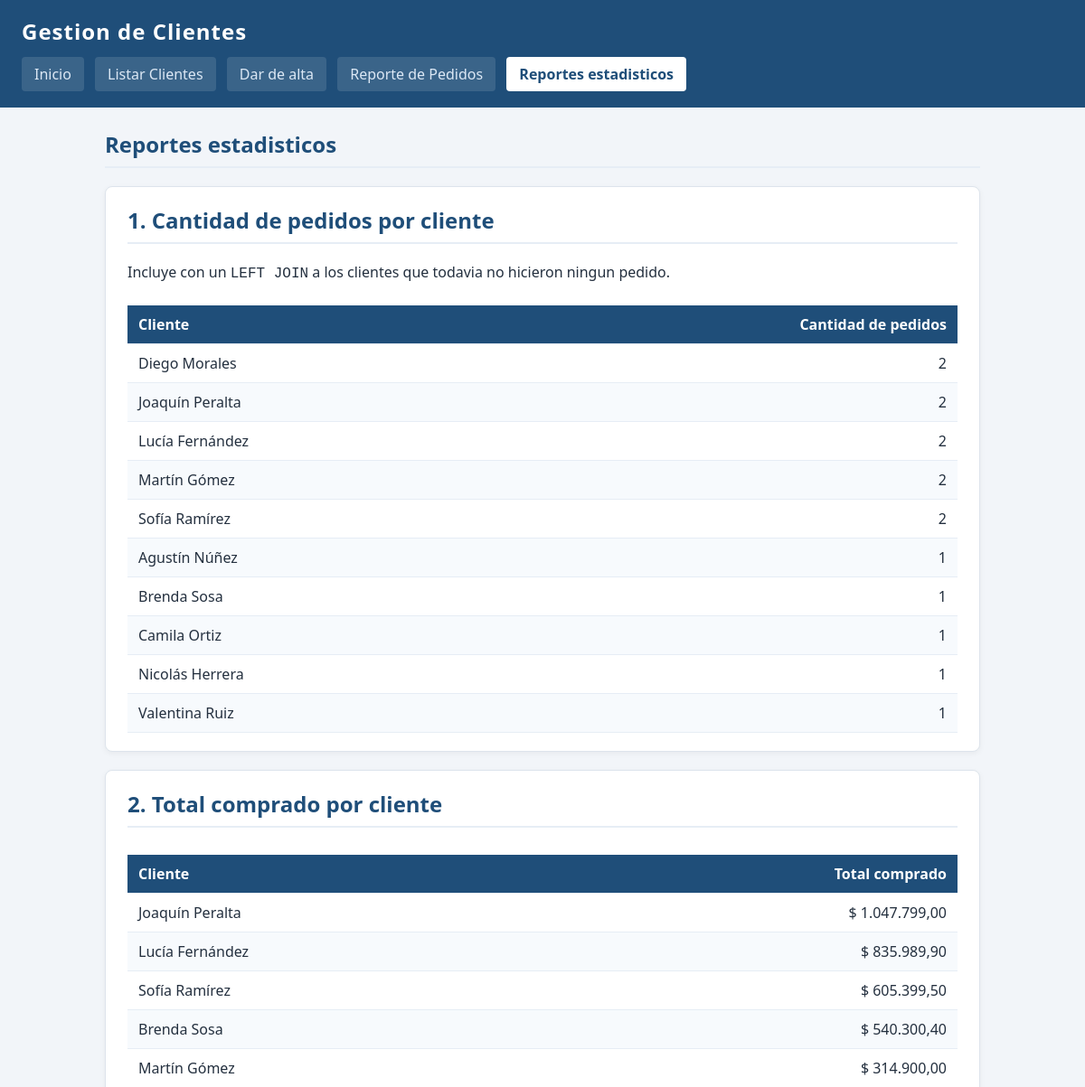
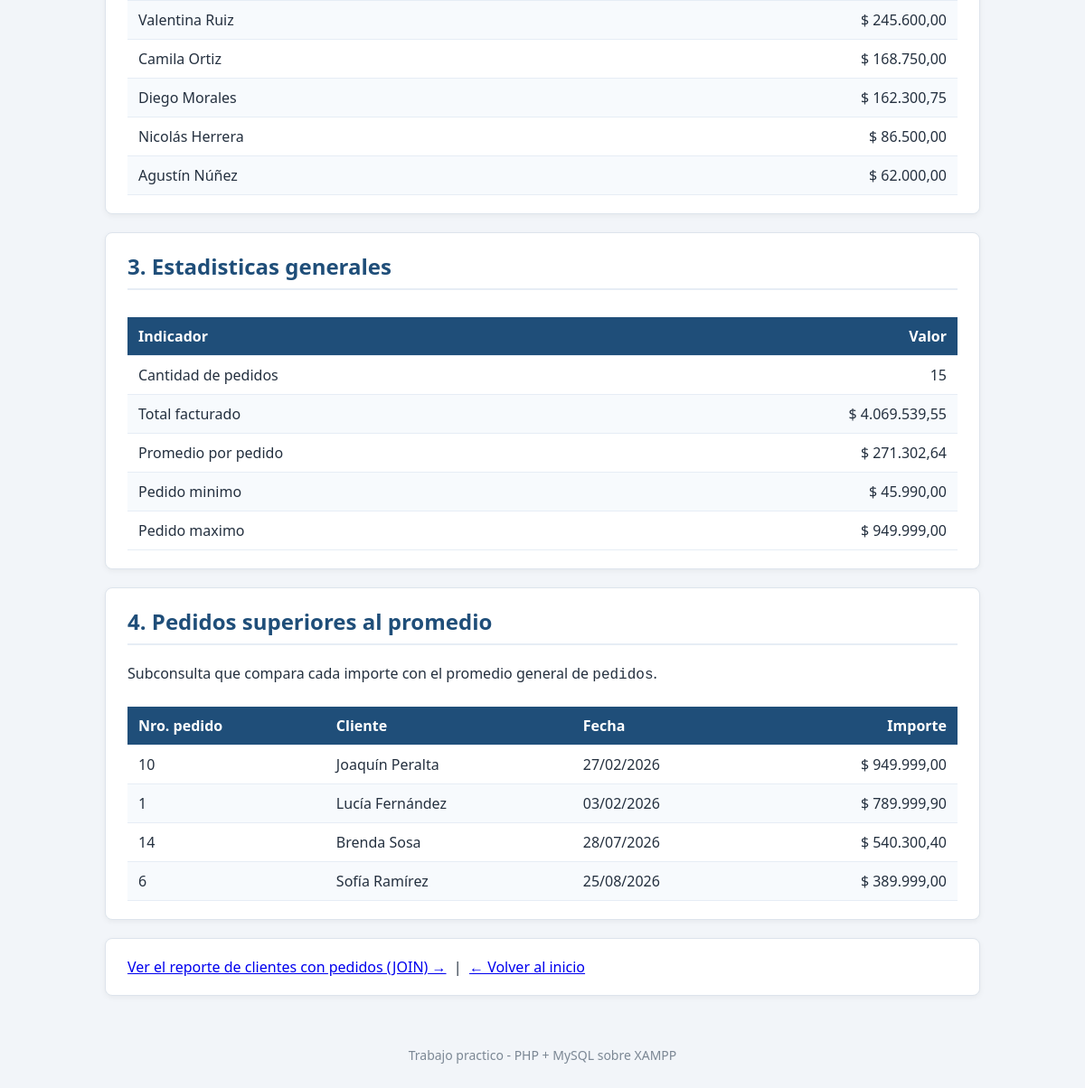
The app's page /reportes.php with its own data (2 pictures, top to bottom).
### tables this page shows
CREATE TABLE `clientes` (
  `id` int(11) NOT NULL,
  `nombre` varchar(80) NOT NULL,
  `email` varchar(120) NOT NULL,
  `telefono` varchar(30) DEFAULT NULL,
  `ciudad` varchar(60) DEFAULT NULL,
  `fecha_alta` date NOT NULL
);

CREATE TABLE `pedidos` (
  `id` int(11) NOT NULL,
  `cliente_id` int(11) NOT NULL,
  `descripcion` varchar(150) NOT NULL,
  `importe` decimal(10,2) NOT NULL,
  `fecha_pedido` date NOT NULL
);

### reportes.php (the view, shortened to what this page needs)
<?php
require_once 'funciones.php';
$conexion = obtener_conexion();
$sql1 = "SELECT c.id, c.nombre, COUNT(p.id) AS cantidad_pedidos
         FROM clientes c
         LEFT JOIN pedidos p ON c.id = p.cliente_id
         GROUP BY c.id, c.nombre
         ORDER BY cantidad_pedidos DESC, c.nombre ASC";
$reporte1 = $conexion->query($sql1)->fetchAll();
$sql2 = "SELECT c.id, c.nombre, COALESCE(SUM(p.importe), 0) AS total_compras
         FROM clientes c
         LEFT JOIN pedidos p ON c.id = p.cliente_id
         GROUP BY c.id, c.nombre
         ORDER BY total_compras DESC, c.nombre ASC";
$reporte2 = $conexion->query($sql2)->fetchAll();
$sql3 = "SELECT COUNT(*)                  AS cantidad,
                COALESCE(SUM(importe), 0) AS total,
                COALESCE(AVG(importe), 0) AS promedio,
                COALESCE(MIN(importe), 0) AS minimo,
                COALESCE(MAX(importe), 0) AS maximo
         FROM pedidos";
$estadisticas = $conexion->query($sql3)->fetch();
$sql4 = "SELECT p.id, c.nombre, p.fecha_pedido, p.importe
         FROM pedidos p
         INNER JOIN clientes c ON c.id = p.cliente_id
         WHERE p.importe > (SELECT AVG(importe) FROM pedidos)
         ORDER BY p.importe DESC";
$reporte4 = $conexion->query($sql4)->fetchAll();
?>
<h2>Reportes estadisticos</h2>
<div class="tarjeta">
    <h2>1. Cantidad de pedidos por cliente</h2>
    <p>Incluye con un <code>LEFT JOIN</code> a los clientes que todavia no
       hicieron ningun pedido.</p>
    <div class="tabla-envoltura">
        <table>
            <thead>
                <tr>
                    <th>Cliente</th>
                    <th class="numero">Cantidad de pedidos</th>
                </tr>
            </thead>
            <tbody>
            <?php foreach ($reporte1 as $fila) { ?>
                <tr>
                    <td><?= e($fila['nombre']) ?></td>
                    <td class="numero"><?= e($fila['cantidad_pedidos']) ?></td>
                </tr>
            <?php } ?>
            </tbody>
        </table>
    </div>
</div>
<div class="tarjeta">
    <h2>2. Total comprado por cliente</h2>
    <div class="tabla-envoltura">
        <table>
            <thead>
                <tr>
                    <th>Cliente</th>
                    <th class="numero">Total comprado</th>
                </tr>
            </thead>
            <tbody>
            <?php foreach ($reporte2 as $fila) { ?>
                <tr>
                    <td><?= e($fila['nombre']) ?></td>
                    <td class="numero">$ <?= e(number_format((float) $fila['total_compras'], 2, ',', '.')) ?></td>
                </tr>
            <?php } ?>
            </tbody>
        </table>
    </div>
</div>
<div class="tarjeta">
    <h2>3. Estadisticas generales</h2>
    <div class="tabla-envoltura">
        <table>
            <thead>
                <tr>
                    <th>Indicador</th>
                    <th class="numero">Valor</th>
                </tr>
            </thead>
            <tbody>
                <tr>
                    <td>Cantidad de pedidos</td>
                    <td class="numero"><?= e($estadisticas['cantidad']) ?></td>
                </tr>
                <tr>
                    <td>Total facturado</td>
                    <td class="numero">$ <?= e(number_format((float) $estadisticas['total'], 2, ',', '.')) ?></td>
                </tr>
                <tr>
                    <td>Promedio por pedido</td>
                    <td class="numero">$ <?= e(number_format((float) $estadisticas['promedio'], 2, ',', '.')) ?></td>
                </tr>
                <tr>
                    <td>Pedido minimo</td>
                    <td class="numero">$ <?= e(number_format((float) $estadisticas['minimo'], 2, ',', '.')) ?></td>
                </tr>
                <tr>
                    <td>Pedido maximo</td>
                    <td class="numero">$ <?= e(number_format((float) $estadisticas['maximo'], 2, ',', '.')) ?></td>
                </tr>
            </tbody>
        </table>
    </div>
</div>
<div class="tarjeta">
    <h2>4. Pedidos superiores al promedio</h2>
    <p>Subconsulta que compara cada importe con el promedio general de
       <code>pedidos</code>.</p>
    <?php if (count($reporte4) === 0) { ?>
        <p>Todavia no hay pedidos superiores al promedio.</p>
    <?php } else { ?>
        <div class="tabla-envoltura">
            <table>
                <thead>
                    <tr>
                        <th>Nro. pedido</th>
                        <th>Cliente</th>
                        <th>Fecha</th>
                        <th class="numero">Importe</th>
                    </tr>
                </thead>
                <tbody>
                <?php foreach ($reporte4 as $fila) { ?>
                    <tr>
                        <td><?= e($fila['id']) ?></td>
                        <td><?= e($fila['nombre']) ?></td>
                        <td><?= e(date('d/m/Y', strtotime($fila['fecha_pedido']))) ?></td>
                        <td class="numero">$ <?= e(number_format((float) $fila['importe'], 2, ',', '.')) ?></td>
                    </tr>
                <?php } ?>
                </tbody>
            </table>
        </div>
    <?php } ?>
</div>
<div class="tarjeta">
    <a href="reporte_pedidos.php">Ver el reporte de clientes con pedidos (JOIN) &rarr;</a>
    &nbsp;|&nbsp;
    <a href="index.php">&larr; Volver al inicio</a>
</div>

### estilos.css (style rules this page uses)
* { box-sizing: border-box; }
body { margin: 0; font-family: "Segoe UI", Tahoma, Arial, sans-serif; font-size: 16px; color: #24303f; background-color: #f2f5f9; }
.tarjeta { background-color: #ffffff; border: 1px solid #dde4ec; border-radius: 8px; padding: 20px 24px; margin-bottom: 20px; box-shadow: 0 2px 6px rgba(0, 0, 0, 0.05); }
h2 { margin-top: 0; color: #1f4e79; border-bottom: 2px solid #e6edf5; padding-bottom: 8px; }
table { width: 100%; border-collapse: collapse; margin-top: 10px; }
th, td { padding: 10px 12px; text-align: left; border-bottom: 1px solid #e6edf5; }
th { background-color: #1f4e79; color: #ffffff; }
tbody tr:nth-child(even) { background-color: #f7fafd; }
.tabla-envoltura { overflow-x: auto; }
th.numero, td.numero { text-align: right; }

### records on screen
clientes: nombre "Diego Morales", cantidad_pedidos "2", total_compras "162.300,75"
clientes: nombre "Joaquín Peralta", cantidad_pedidos "2", total_compras "1.047.799,00"
clientes: nombre "Lucía Fernández", cantidad_pedidos "2", total_compras "835.989,90"
clientes: nombre "Martín Gómez", cantidad_pedidos "2", total_compras "314.900,00"
clientes: nombre "Sofía Ramírez", cantidad_pedidos "2", total_compras "605.399,50"
clientes: nombre "Agustín Núñez", cantidad_pedidos "1", total_compras "62.000,00"
clientes: nombre "Brenda Sosa", cantidad_pedidos "1", total_compras "540.300,40"
clientes: nombre "Camila Ortiz", cantidad_pedidos "1", total_compras "168.750,00"
clientes: nombre "Nicolás Herrera", cantidad_pedidos "1", total_compras "86.500,00"
clientes: nombre "Valentina Ruiz", cantidad_pedidos "1", total_compras "245.600,00"
pedidos: id "10", cliente.nombre "Joaquín Peralta", fecha_pedido "27/02/2026", importe "949.999,00"
pedidos: id "1", cliente.nombre "Lucía Fernández", fecha_pedido "03/02/2026", importe "789.999,90"
pedidos: id "14", cliente.nombre "Brenda Sosa", fecha_pedido "28/07/2026", importe "540.300,40"
pedidos: id "6", cliente.nombre "Sofía Ramírez", fecha_pedido "25/08/2026", importe "389.999,00"

### other values on screen
$estadisticas['cantidad'] "15"
$estadisticas['total'] "4.069.539,55"
$estadisticas['promedio'] "271.302,64"
$estadisticas['minimo'] "45.990,00"
$estadisticas['maximo'] "949.999,00"
